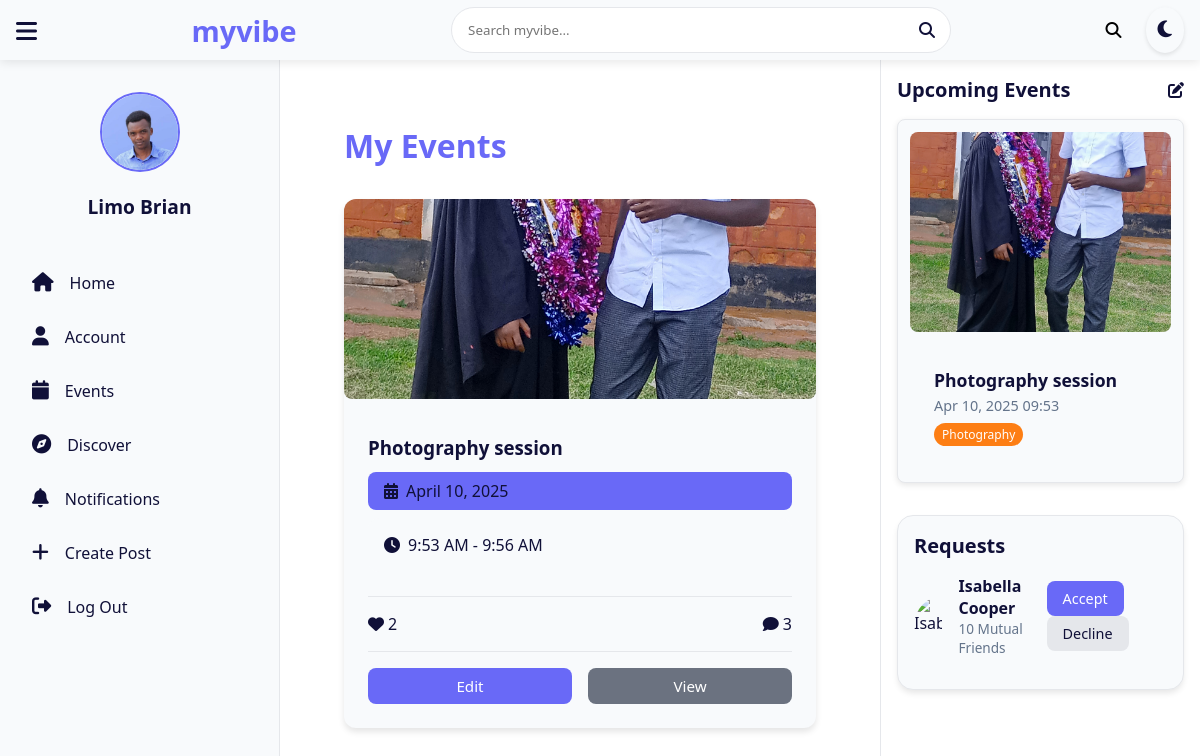
The app's page /accounts/myevents/ (signed in), older data.
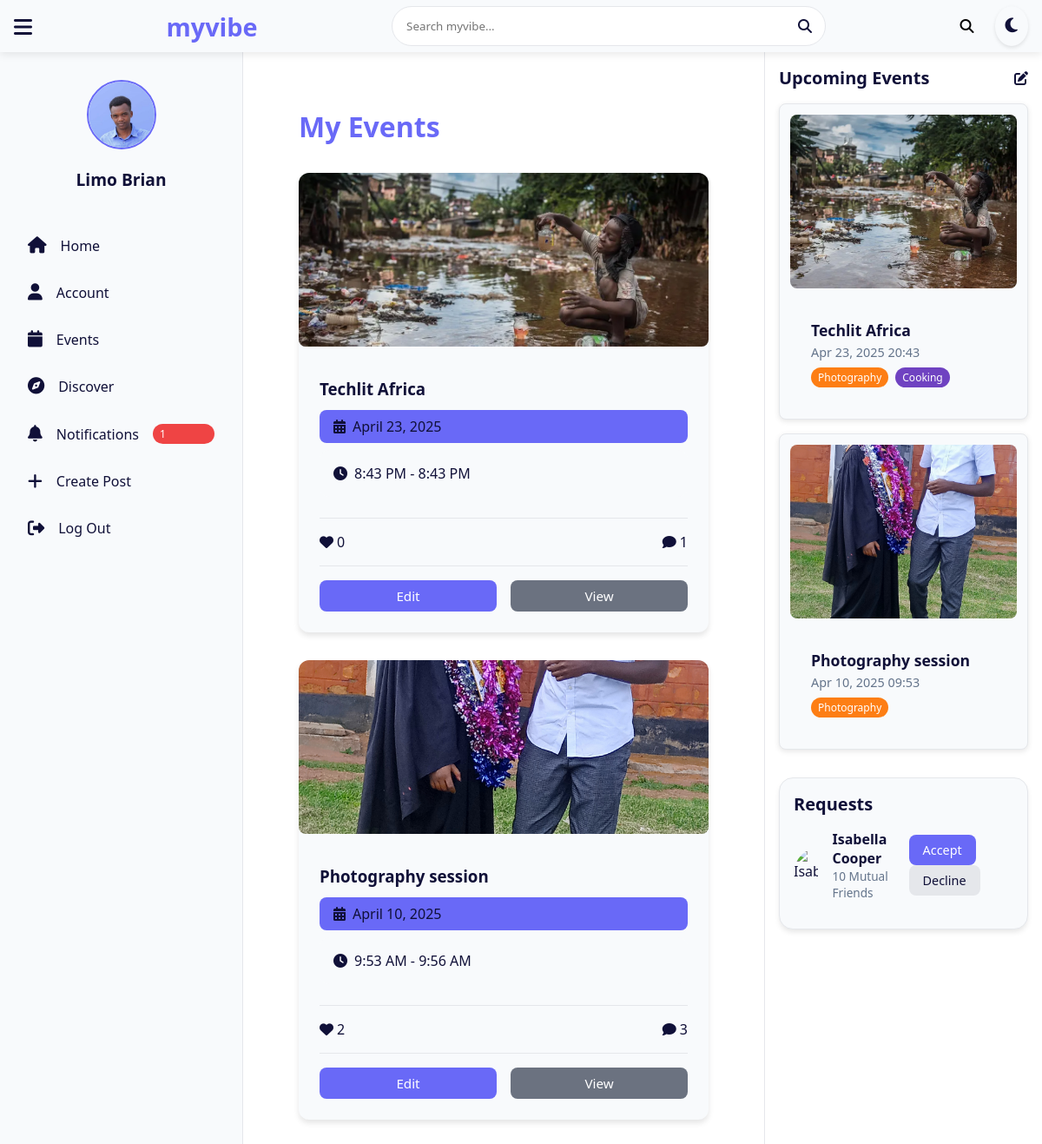
The same page, newer data.
### accounts/models.py (models this page shows, shortened)
class UserProfile(models.Model):
    USER_TYPE_CHOICES = [
        ('user', 'User'),
        ('admin', 'Admin'),
    ]
    user = models.OneToOneField(User, on_delete=models.CASCADE)
    phone = models.CharField(max_length=15)
    profile_picture = models.ImageField(upload_to='profile_pics/', blank=True, null=True)
    date_of_birth = models.DateField(null=True, blank=True)
    gender = models.CharField(
        max_length=10,
        choices=[('Male', 'Male'), ('Female', 'Female'), ('Other', 'Other')],
        blank=True
    )
    usertype = models.CharField(max_length=10, choices=USER_TYPE_CHOICES, default='user')
    interests = models.ManyToManyField(Interest, blank=True, related_name='user_profiles')
    email_confirmed = models.BooleanField(default=False)
    otp_code = models.CharField(max_length=6, blank=True, null=True)
    otp_created_at = models.DateTimeField(blank=True, null=True)
    last_reset_request = models.DateTimeField(null=True, blank=True)
    theme = models.CharField(max_length=10, choices=[('light', 'Light'), ('dark', 'Dark')], default='light')
    bio = models.CharField(max_length=150, blank=True, null=True, help_text="A short description about yourself (e.g., Tech enthusiast | Photographer | Musician)")
    has_visited_homepage = models.BooleanField(default=False)

class Interest(models.Model):
    name = models.CharField(max_length=50, unique=True)
    description = models.TextField(blank=True, null=True)
    related_interests = models.ManyToManyField('self', blank=True, symmetrical=True)
    created_at = models.DateTimeField(auto_now_add=True)

### events/models.py (models this page shows, shortened)
class Event(models.Model):
    EVENT_CATEGORIES = [
        ('workshop', 'Workshop'),
        ('social', 'Social Gathering'),
        ('conference', 'Conference'),
        ('class', 'Class/Training'),
    ]
    title = models.CharField(max_length=200)
    description = models.TextField()
    creator = models.ForeignKey(User, on_delete=models.CASCADE, related_name='created_events')
    start_time = models.DateTimeField()
    end_time = models.DateTimeField()
    venue_name = models.CharField(max_length=100)  # e.g., "Nairobi School Hall"
    latitude = models.DecimalField(max_digits=9, decimal_places=6, help_text="Latitude of the event location")
    longitude = models.DecimalField(max_digits=9, decimal_places=6, help_text="Longitude of the event location")
    interests = models.ManyToManyField(Interest, related_name='events')
    max_attendees = models.PositiveIntegerField(default=0)  # 0 = unlimited
    price = models.DecimalField(max_digits=8, decimal_places=2, default=0.00)
    registration_deadline = models.DateTimeField()
    is_public = models.BooleanField(default=True)
    category = models.CharField(max_length=20, choices=EVENT_CATEGORIES)
    tags = TaggableManager()
    created_at = models.DateTimeField(auto_now_add=True)
    updated_at = models.DateTimeField(auto_now=True)
    class Meta:
        indexes = [
            models.Index(fields=['start_time']),
            models.Index(fields=['category']),
        ]
    def get_primary_image(self):
            primary = self.images.filter(is_primary=True).first()
            return primary.image.url if primary else '/static/default_event_image.jpg'

class EventImage(models.Model):
    event = models.ForeignKey(Event, on_delete=models.CASCADE, related_name='images')
    image = models.ImageField(upload_to='event_images/')
    caption = models.CharField(max_length=200, blank=True)
    is_primary = models.BooleanField(default=False)
    uploaded_at = models.DateTimeField(auto_now_add=True)

### accounts/views.py (the view)
# urls.py: path('myevents/', views.my_event_list, name='my_event_list'),
@login_required
def my_event_list(request):
    events = Event.objects.filter(creator=request.user).order_by('-start_time')
    context = {'events': events}
    return render(request, 'accounts/myeventlist.html', context)

### accounts/context_processors.py (called while the page is built)
def notification_count(request):
    if request.user.is_authenticated:
        unread_count = Notification.objects.filter(recipient=request.user, is_read=False).count()
        return {'unread_notification_count': unread_count}
    return {'unread_notification_count': 0}

### events/context_processors.py (called while the page is built)
def events_context(request):
    events = Event.objects.all().order_by('start_time').prefetch_related('interests')
    return {'events': events}

### templates/accounts/myeventlist.html (shortened to what this page needs)
{% extends "myvibe/base.html" %}
{% load static %}
{% block content %}
<main class="main-content">
    <div class="events-container">
        <h1 class="page-title">My Events</h1>
        <div class="events-grid">
            {% for event in events %}
                <div class="event-card">
                    <div class="event-image" style="background-image: url('{{ event.get_primary_image }}');"></div>
                    <div class="event-details">
                        <h3 class="event-title">{{ event.title }}</h3>
                        <p class="event-date">
                            <i class="fas fa-calendar-alt"></i> {{ event.start_time|date:"F j, Y" }}
                        </p>
                        <p class="event-time">
                            <i class="fas fa-clock"></i> {{ event.start_time|date:"g:i A" }} - {{ event.end_time|date:"g:i A" }}
                        </p>
                        <div class="event-stats">
                            <div class="stat-item"><i class="fas fa-heart"></i> {{ event.likes.count }}</div>
                            <div class="stat-item"><i class="fas fa-comment"></i> {{ event.comments.count }}</div>
                        </div>
                        <div class="button-container">
                            <a href="{% url 'edit_event' event.id %}" class="edit-button">Edit</a>
                            <a href="{% url 'view_event' event.id %}" class="view-button">View</a>
                        </div>
                    </div>
                </div>
            {% empty %}
                <p>No events found.</p>
            {% endfor %}
        </div>
    </div>
</main>
{% endblock %}

### templates/myvibe/base.html (shortened to what this page needs)
{% load static %}
<!DOCTYPE html>
<html lang="en">
<head>
    <link rel="stylesheet" href="https://cdnjs.cloudflare.com/ajax/libs/font-awesome/6.6.0/css/all.min.css" />
    <link rel="stylesheet" href="{% static 'assets/myvibe/style.css' %}">
</head>
<body data-theme="light">
    <header class="main-header">
        <div class="header-content">
        <button id="sidebarToggle" class="sidebar-toggle" aria-label="Toggle sidebar">
            <i class="fas fa-bars"></i>
        </button>
            <h1 class="logo">myvibe</h1>
            <div class="search-bar">
                <input type="text" placeholder="Search myvibe...">
                <i class="fas fa-search"></i>
            </div>
            <div class="header-right">
                <div class="mobile-search-icon">
                    <i class="fas fa-search"></i>
                </div>
                <div class="theme-switcher">
                    <i class="fas fa-moon"></i>
                </div>
            </div>
        </div>
    </header>
    <div class="container">
<aside class="sidebar">
    <div class="profile">
        {% if user.is_authenticated and user.userprofile.profile_picture %}
        <a href="{% url 'my_profile' %}">
            <img src="{{ user.userprofile.profile_picture.url }}" class="profile-img" alt="Your profile">
        </a>
        {% else %}
        <a href="{% url 'my_profile' %}">
            <img src="{% static 'assets/myvibe/images/main-profile.jpg' %}" class="profile-img" alt="Default profile">
        </a>
        {% endif %}
        <h3>{{ user.first_name }} {{ user.last_name }}</h3>
    </div>
    <nav class="menu">
        <div class="menu-item {% if is_home_active %}active{% endif %}" data-page="home">
            <a href="{% url 'home' %}">
                <i class="fas fa-home"></i>
                <span>Home</span>
            </a>
        </div>
        <div class="menu-item {% if is_account_active %}active{% endif %}" data-page="my_profile">
            <a href="{% url 'my_profile' %}">
                <i class="fas fa-user"></i>
                <span>Account</span>
            </a>
        </div>
        <div class="menu-item {% if is_events_active %}active{% endif %}" data-page="events_view">
            <a href="{% url 'events_view' %}">
                <i class="fas fa-calendar"></i>
                <span>Events</span>
            </a>
        </div>
        <div class="menu-item {% if is_discover_active %}active{% endif %}" data-page="discover_users">
            <a href="{% url 'discover_users' %}">
                <i class="fas fa-compass"></i>
                <span>Discover</span>
            </a>
        </div>
        <div class="menu-item {% if is_notifications_active %}active{% endif %}" data-page="notifications">
            <a href="{% url 'notifications' %}">
                <i class="fas fa-bell"></i>
                <span>Notifications</span>
                {% if unread_notification_count > 0 %}
                <span class="badge">{{ unread_notification_count }}</span>
                {% endif %}
            </a>
        </div>
        <div class="menu-item {% if is_create_post_active %}active{% endif %}" data-page="create_post">
            <a href="{% url 'create_post' %}">
                <i class="fas fa-plus"></i>
                <span>Create Post</span>
            </a>
        </div>
        <div class="menu-item" data-page="logout">
            <a href="{% url 'logout' %}">
                <i class="fas fa-sign-out-alt"></i>
                <span>Log Out</span>
            </a>
        </div>
    </nav>
</aside>
        <main class="main-content">
            {% block content %}
            {% endblock %}
        </main>
        <aside class="right-column">
            <div class="myprofile-events">
                <div class="myprofile-heading">
                    <h3>Upcoming Events</h3>
                    <i class="fa-solid fa-pen-to-square"></i>
                </div>
                {% for event in events %}
                <a href="{% url 'event_detail' event.id %}" style="text-decoration: none; color: inherit;">
                    <div class="myprofile-event-card card">
                        <img src="{{ event.get_primary_image }}" alt="{{ event.title }}" class="event-image">
                        <div class="event-details">
                            <h4>{{ event.title }}</h4>
                            <p class="muted textured">{{ event.start_time|date:"M d, Y H:i" }}</p>
                            <div class="tags">
                                {% for interest in event.interests.all %}
                                {% if forloop.counter|divisibleby:4 %}
                                <span class="tag blue">{{ interest.name }}</span>
                                {% elif forloop.counter|divisibleby:3 %}
                                <span class="tag green">{{ interest.name }}</span>
                                {% elif forloop.counter|divisibleby:2 %}
                                <span class="tag purple">{{ interest.name }}</span>
                                {% else %}
                                <span class="tag orange">{{ interest.name }}</span>
                                {% endif %}
                                {% empty %}
                                <span class="tag gray">No Interests</span>
                                {% endfor %}
                            </div>
                        </div>
                    </div>
                </a>
                {% empty %}
                <p class="muted-text">No events found.</p>
                {% endfor %}
            </div>
            <div class="myprofile-friend-requests card">
                <h4>Requests</h4>
                <div class="myprofile-request">
                    <div class="myprofile-info">
                        <div class="myprofile-profile-pic">
                            <img src="{% static 'assets/myvibe/images/profile-6.jpg' %}" alt="Isabella Cooper" />
                        </div>
                        <div>
                            <h5>Isabella Cooper</h5>
                            <p class="muted-text">10 Mutual Friends</p>
                        </div>
                    </div>
                    <div class="myprofile-action">
                        <button class="btn btn-primary">Accept</button>
                        <button class="btn">Decline</button>
                    </div>
                </div>
            </div>
        </aside>
    </div>
</body>
</html>

### templates/accounts/myeventlist.html (style rules this page uses)
.events-container { padding: 2rem; max-width: 1200px; margin: 0 auto; }
.page-title { margin-bottom: 2rem; color: var(--primary, #2563eb); }
.events-grid { display: grid; grid-template-columns: repeat(auto-fit, minmax(300px, 1fr)); gap: 2rem; }
.event-card { background: var(--card-bg, #ffffff); border-radius: 12px; overflow: hidden; box-shadow: 0 4px 6px var(--shadow, rgba(0, 0, 0, 0.1)); transition: transform 0.3s ease; }
.event-image { height: 200px; background-size: cover; background-position: center; position: relative; }
.event-details { padding: 1.5rem; }
.event-title { margin-bottom: 0.75rem; color: var(--text, #1f2937); }
.event-date, .event-time { color: var(--text, #1f2937); margin-bottom: 0.5rem; display: flex; align-items: center; gap: 0.5rem; }
.event-stats { display: flex; justify-content: space-between; margin-top: 1.5rem; padding-top: 1rem; border-top: 1px solid var(--border, #d1d5db); }
.stat-item { display: flex; align-items: center; gap: 0.25rem; color: var(--text, #1f2937); }
.button-container { display: flex; gap: 1rem; margin-top: 1rem; }
.edit-button, .view-button { display: inline-block; padding: 0.5rem 1rem; text-decoration: none; border-radius: 8px; text-align: center; font-size: 0.95rem; font-weight: 500; transition: background 0.3s; }
.edit-button { background: var(--primary, #2563eb); color: white; flex: 1; }
.view-button { background: #6b7280; color: white; flex: 1; }

Row changes from the older to the newer data that the page shows:
added Event: get_primary_image (picture), title "Techlit Africa", start_time "April 23, 2025", start_time "8:43 PM", end_time "8:43 PM", likes.count "0", comments.count "1", start_time "Apr 23, 2025 20:43", Interest (name "Photography")
now on this page (row unchanged): Interest: name "Cooking", shown under "Techlit Africa"
Text that changed along with them:
{{ unread_notification_count }}: (not shown) → "1"
